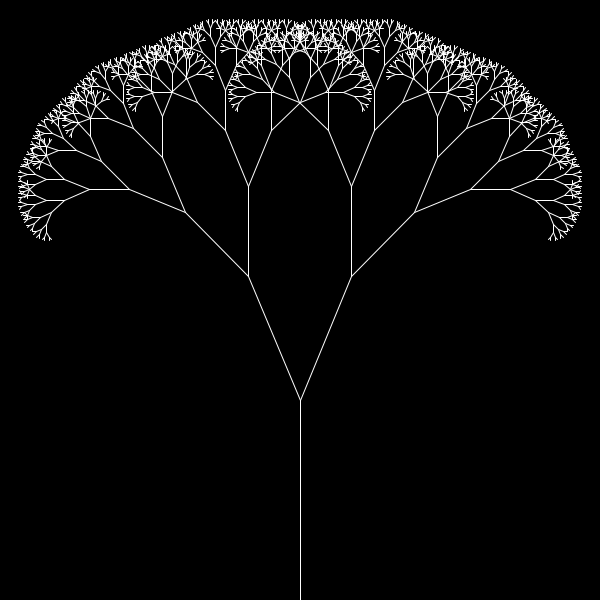
Frame 1 (no input)
Frame 60 (the mouse pressed at the canvas centre just before this capture): identical to frame 1, image omitted
Frame 120 (the mouse held since frame 60 and released just before this capture): identical to frame 1, image omitted

The Processing sketch that drew this single still picture (run headless with seeded random() and noise(); from frame 60 on, the mouse is pressed at the canvas centre):

// Processing sketch: FractalTree
// ── FractalTree.pde
float angle = PI/8;

void setup(){
  size(600,600);
}

void draw(){
  background(0);
  stroke(255);
  translate(300,height);
  branch(200);
}

void branch(float len){
  line (0,0,0,-len);
  //before drawing i will have to translate again
  translate(0,-len);
  //rotate and draw branch to right
  
  if(len>4){
    pushMatrix();
    rotate(angle);
    branch(len*0.67);
    popMatrix();
    
    pushMatrix();
    rotate(-angle);
    branch(len*0.67);
    popMatrix();
  
  }
  //line(0,0,0,-len*0.67);
}
